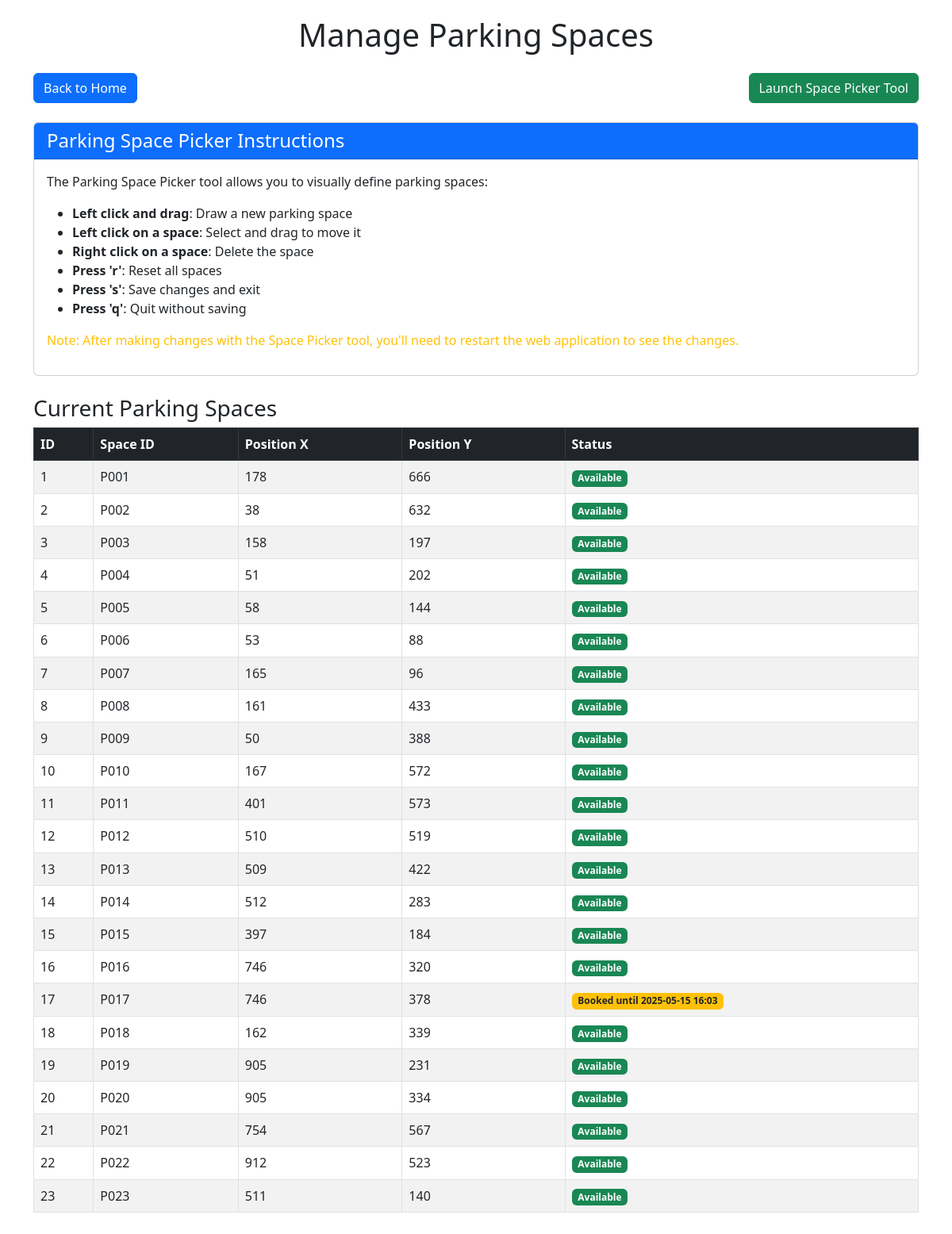
Before: /admin/spaces (signed in) with the older database file.
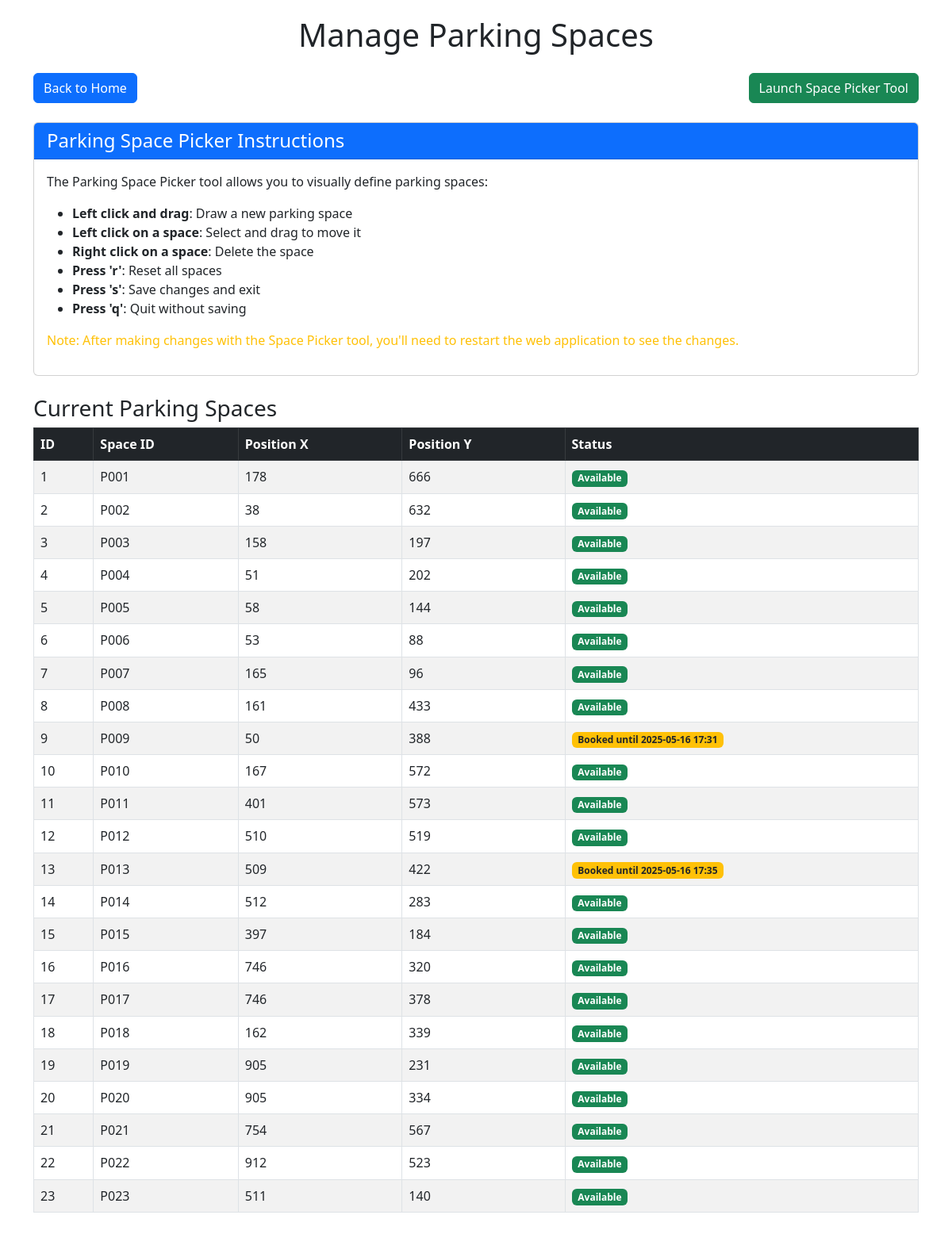
After: the same page with the newer database file.
### models.py (models this page shows, shortened)
class ParkingSpace(db.Model):
    id = db.Column(db.Integer, primary_key=True)
    position_x = db.Column(db.Integer, nullable=False)
    position_y = db.Column(db.Integer, nullable=False)
    space_id = db.Column(db.String(10), unique=True, nullable=False)
    zone = db.Column(db.String(20), default='General')  # e.g., 'VIP', 'Disabled', 'General'
    hourly_rate = db.Column(db.Float, default=150.00)  # Default hourly rate in INR (equivalent to ~$2.00)
    is_active = db.Column(db.Boolean, default=True)
    bookings = db.relationship('Booking', backref='parking_space', lazy=True)

class Booking(db.Model):
    id = db.Column(db.Integer, primary_key=True)
    booking_reference = db.Column(db.String(10), unique=True, nullable=False)
    user_id = db.Column(db.Integer, db.ForeignKey('user.id'), nullable=True)  # Can be null for guest bookings
    user_name = db.Column(db.String(100), nullable=False)
    user_email = db.Column(db.String(100), nullable=False)
    vehicle_id = db.Column(db.Integer, db.ForeignKey('vehicle.id'), nullable=True)
    license_plate = db.Column(db.String(20), nullable=False)
    start_time = db.Column(db.DateTime, nullable=False, default=datetime.utcnow)
    end_time = db.Column(db.DateTime, nullable=False)
    is_active = db.Column(db.Boolean, default=True)
    created_at = db.Column(db.DateTime, nullable=False, default=datetime.utcnow)
    parking_space_id = db.Column(db.Integer, db.ForeignKey('parking_space.id'), nullable=False)
    total_price = db.Column(db.Float, nullable=False)
    payment_status = db.Column(db.String(20), default='Pending')  # 'Pending', 'Paid', 'Refunded'
    check_in_time = db.Column(db.DateTime, nullable=True)
    check_out_time = db.Column(db.DateTime, nullable=True)
    selection_method = db.Column(db.String(20), default='Manual')  # 'Auto' or 'Manual'

### app.py (the view)
@app.route('/admin/spaces', methods=['GET'])
def admin_spaces():
    if not session.get('is_admin', False):
        flash('You do not have permission to access this page', 'danger')
        return redirect(url_for('index'))
    spaces = ParkingSpace.query.all()
    return render_template('admin_spaces.html', spaces=spaces)

### app.py (called while the page is built)
@app.context_processor
def inject_view_functions():
    return dict(view_functions=app.view_functions)

### templates/admin_spaces.html (shortened to what this page needs)
<!DOCTYPE html>
<html lang="en">
<head>
    <link href="https://cdn.jsdelivr.net/npm/bootstrap@5.3.0-alpha1/dist/css/bootstrap.min.css" rel="stylesheet">
</head>
<body>
    <div class="container">
        <h1 class="text-center mb-4">Manage Parking Spaces</h1>
        <div class="d-flex justify-content-between mb-4">
            <a href="{{ url_for('index') }}" class="btn btn-primary">Back to Home</a>
            <div>
                <form method="POST" action="{{ url_for('run_space_picker') }}" class="d-inline">
                    <button type="submit" class="btn btn-success">Launch Space Picker Tool</button>
                </form>
            </div>
        </div>
        <div class="card mb-4">
            <div class="card-header bg-primary text-white">
                <h4 class="mb-0">Parking Space Picker Instructions</h4>
            </div>
            <div class="card-body">
                <p>The Parking Space Picker tool allows you to visually define parking spaces:</p>
                <ul>
                    <li><strong>Left click and drag</strong>: Draw a new parking space</li>
                    <li><strong>Left click on a space</strong>: Select and drag to move it</li>
                    <li><strong>Right click on a space</strong>: Delete the space</li>
                    <li><strong>Press 'r'</strong>: Reset all spaces</li>
                    <li><strong>Press 's'</strong>: Save changes and exit</li>
                    <li><strong>Press 'q'</strong>: Quit without saving</li>
                </ul>
                <p class="text-warning">Note: After making changes with the Space Picker tool, you'll need to restart the web application to see the changes.</p>
            </div>
        </div>
        <div class="space-table">
            <h3>Current Parking Spaces</h3>
            {% if spaces %}
                <table class="table table-striped table-bordered">
                    <thead class="table-dark">
                        <tr>
                            <th>ID</th>
                            <th>Space ID</th>
                            <th>Position X</th>
                            <th>Position Y</th>
                            <th>Status</th>
                        </tr>
                    </thead>
                    <tbody>
                        {% for space in spaces %}
                            <tr>
                                <td>{{ space.id }}</td>
                                <td>{{ space.space_id }}</td>
                                <td>{{ space.position_x }}</td>
                                <td>{{ space.position_y }}</td>
                                <td>
                                    {% set active_booking = space.bookings|selectattr('is_active', 'eq', true)|first %}
                                    {% if active_booking %}
                                        <span class="badge bg-warning text-dark">Booked until {{ active_booking.end_time.strftime('%Y-%m-%d %H:%M') }}</span>
                                    {% else %}
                                        <span class="badge bg-success">Available</span>
                                    {% endif %}
                                </td>
                            </tr>
                        {% endfor %}
                    </tbody>
                </table>
            {% else %}
                <div class="alert alert-info">No parking spaces defined yet. Use the Space Picker Tool to create spaces.</div>
            {% endif %}
        </div>
    </div>
</body>
</html>

Changed rows visible on the page:
no longer on this page (row edited): Booking: end_time "2025-05-15 16:03"
computed for ParkingSpace id 9: text "Available" → "Booked until"
added Booking: end_time "2025-05-16 17:31"
computed for ParkingSpace id 13: text "Available" → "Booked until"
added Booking: end_time "2025-05-16 17:35"
computed for ParkingSpace id 17: text "Booked until" → "Available"
